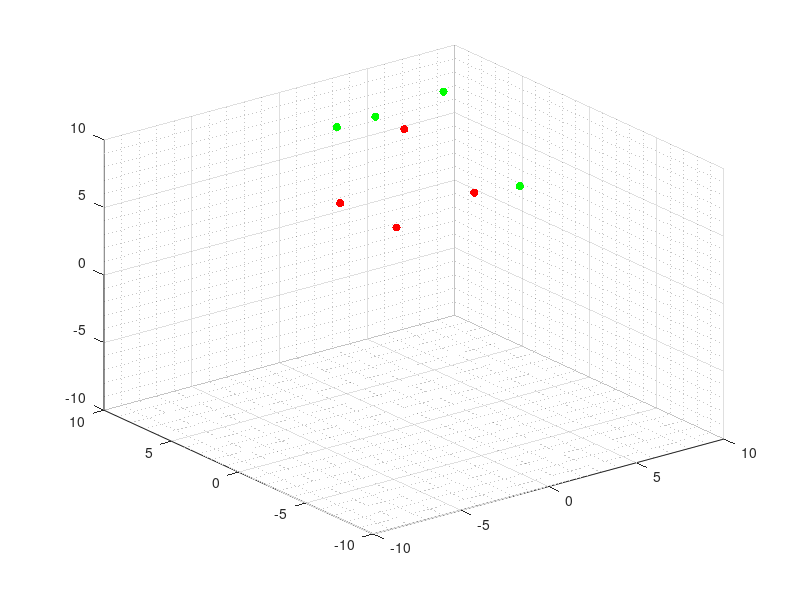

Recreate this plot in MATLAB. (Note: this script raises an error after producing the figure.)
% =========================================================================
% SIMULACIÓN DEL PROBLEMA DE FORMACIÓN EN 3D
% =========================================================================
% Autor: Kenneth Andree Aldana Corado
% Última modificación: 30/08/2022
% Basado en: ""
% de Andrea Maybell Peña Echeverría
% (MODELO 1)
% =========================================================================
% El siguiente script implementa la simulación de la ecuación modificada
% de consenso para el caso del consenso en una formación.
% =========================================================================

%% Inicialización del mundo
gridsize = 10; 
initsize = 10;
N = 8; %Cantidad de agentes
dt = 0.01; %Muestreo
T = 20; %Tiempo de simulación

% Inicialización de la posición de los agentes
X = initsize*rand(3,N); 
Xi = X;

% Inicialización de la velocidad de los agentes
V = zeros(3,N);

%% Grafico de posición inicial de los agentes
%  Se utiliza distinción de color por agentes
%    Rojo:    agente 1
%    Verde:   agente 2
%    Azul:    agente 3
%    Negro:   agente 4
color = [255 0 0;
         255 0 0;
         255 0 0;
         255 0 0;
         0 255 0;
         0 255 0;
         0 255 0;
         0 255 0];    
agents = scatter3(X(1,:),X(2,:),X(3,:),[],color,'filled');
grid minor;
xlim([-gridsize, gridsize]);
ylim([-gridsize, gridsize]);
zlim([-gridsize, gridsize]);

%% Selección matriz y parámetros del sistema
d = MatrizF(1);    % matriz de formación
r = 1;               % radio agentes
R = 10;              % rango sensor
VelMax = 10;         % velocidad máxima

%% Inicialización de simulación
t = 0;
ciclos = 1;
historico = zeros(100*T,N);
hX = zeros(100*T,N);
hY = zeros(100*T,N);
hZ = zeros(100*T,N);
cambio = 0;

while(t < T)
    for i = 1:N
        E = 0;
        for j = 1:N
            dist = X(:,i)- X(:,j); % vector xi - xj
            mdist = norm(dist);    % norma euclidiana vector xi - xj
            dij = d(i,j);        % distancia deseada entre agentes i y j
            
            % Peso añadido a la ecuación de consenso
            if(mdist == 0)
                w = 0;
            else
                switch cambio
                    case 0
                        w = (mdist - (2*(r + 1)))/(mdist - (r + 1))^2; %Control de acercamiento
                    case 1
                        if (dij == 0)   % si no hay arista, se usa función "plana" como collision avoidance
                            w = 0.018*sinh(1.8*mdist-8.4)/mdist; 
                        else            % collision avoidance & formation control
                            w = (4*(mdist - dij)*(mdist - r) - 2*(mdist - dij)^2)/(mdist*(mdist - r)^2); 
                        end 
                end 
            end
            % Tensión de aristas entre agentes
            E = E + w.*dist;
        end
       
        % Actualización de velocidad
        V(:,i) = -1*E;

    end
    % Al llegar muy cerca de la posición deseada del controlador, se realiza cambio de control
    if(norm(V) < 2)
        cambio = 1;
    end
    % Actualización de la posición de los agentes
    X = X + V*dt;
    
    % Almacenamiento de variables para graficar
    for a = 1:N
        hX(ciclos,a)= X(1,a);
        hY(ciclos,a)= X(2,a);
        hZ(ciclos,a)= X(3,a);
    end
    historico(ciclos,:) = (sum(V.^2,1)).^0.5;
    
    % Se actualiza la gráfica, se muestra el movimiento y se incrementa el
    % tiempo
    agents.XData = X(1,:);
    agents.YData = X(2,:);
    agents.ZData = X(3,:);
    pause(dt);
    t = t + dt;
    ciclos = ciclos + 1;
end

figure(1);
plot(0:dt:T-0.01,historico);
xlabel('Tiempo (segundos)');
ylabel('Velocidad (unidades/segundo)');
ylim([-1,inf])

% trayectorias
figure(2);
hold on;
plot3(hX,hY,hZ,'--');
xlabel('Posición en eje X (unidades)');
ylabel('Posición en eje Y (unidades)');
zlabel('Posición en eje Z (unidades)');
scatter3(Xi(1,:),Xi(2,:),Xi(3,:),[], 'k');
scatter3(X(1,:),X(2,:),X(3,:),[], 'k', 'filled');
hold off;
